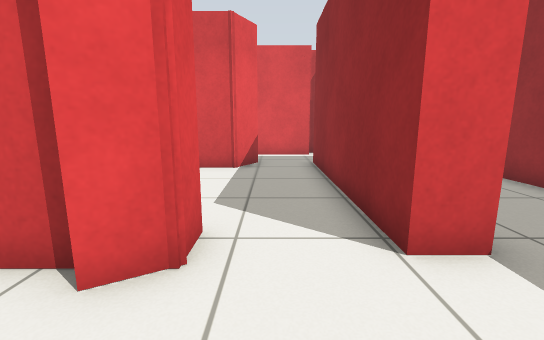
[1] (above)

17 first-person views from a walk through a Gazebo world. The camera is 0.78 m above the floor, tilts 10° down and sees 90° across. The lines on the ground mark 1 m squares. The floor is counted in squares, 0.5 m on a side. Each view is taken from the middle of a square. On the plan, view 1 faces up. The plan holds only what a view shows up to about 14 squares ahead; the rest is blank.

[2]
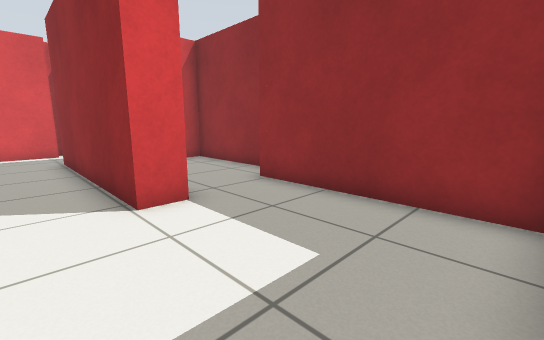

[3]
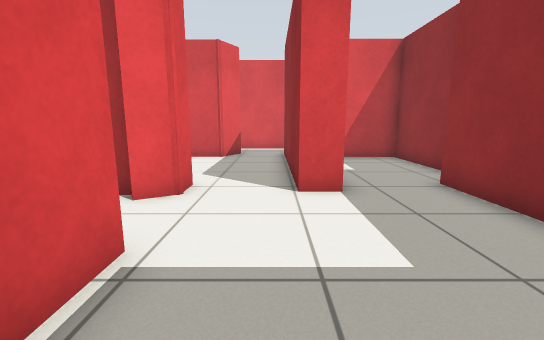

[4]
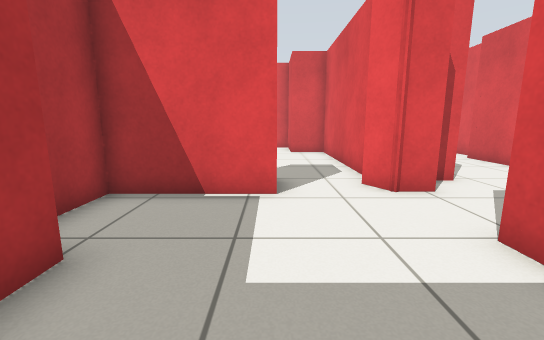

[5]
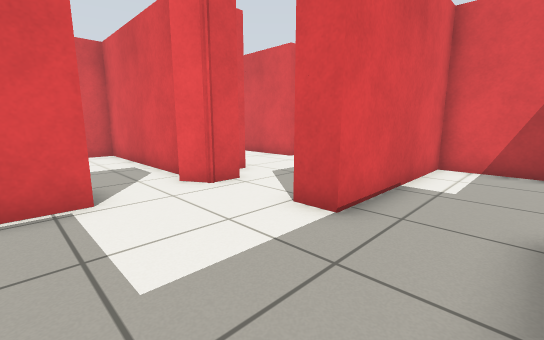

[6]
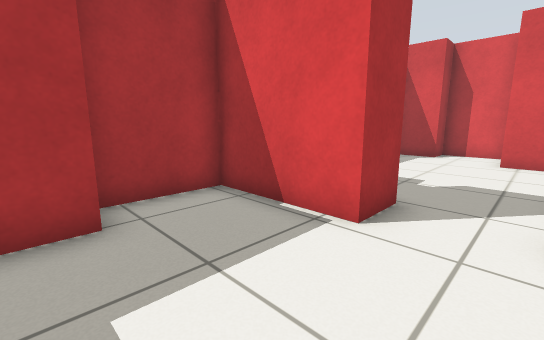

[7]
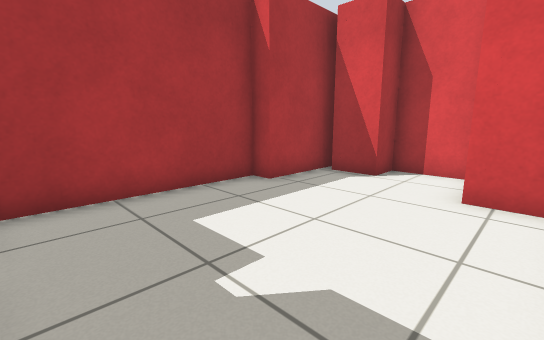

[8]
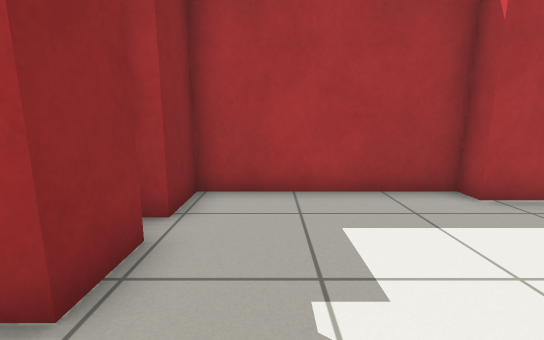

[9]
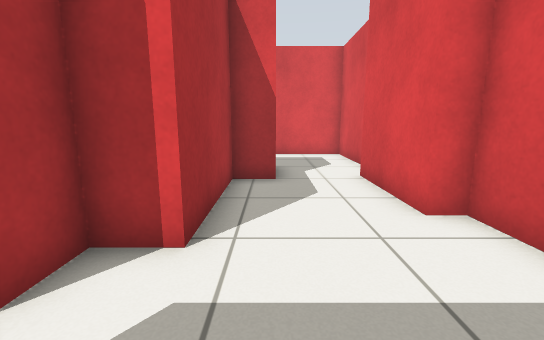

[10]
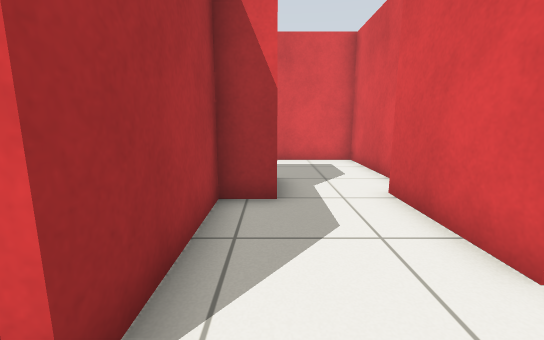

[11]
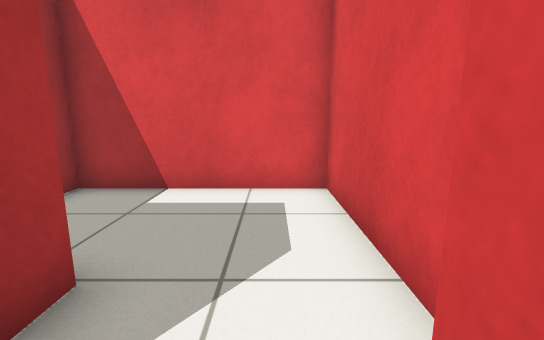

[12]
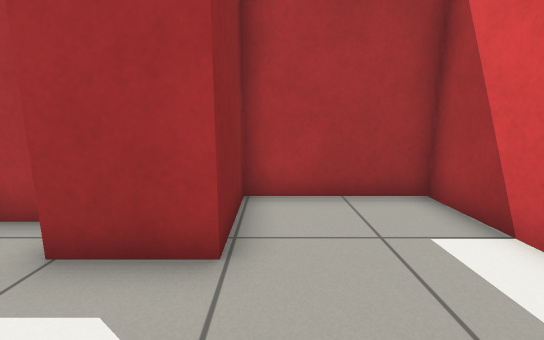

[13]
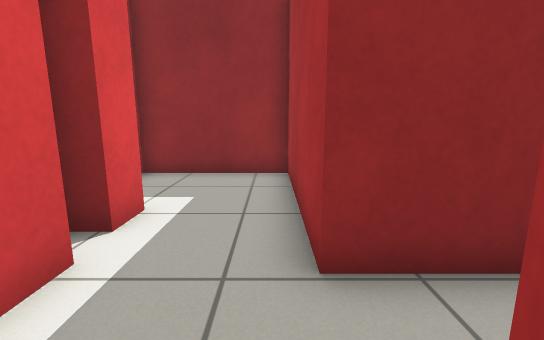

[14]
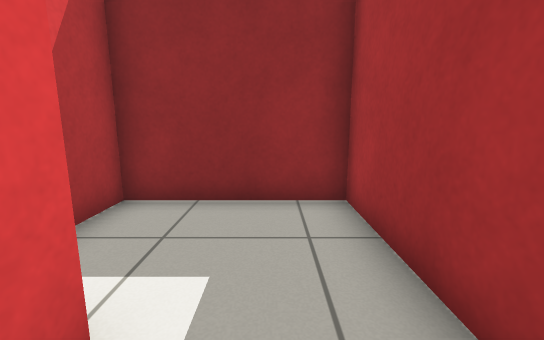

[15]
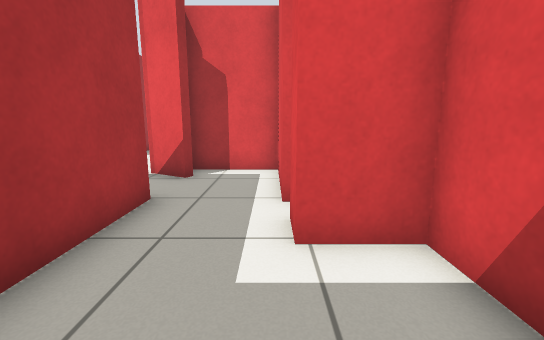

[16]
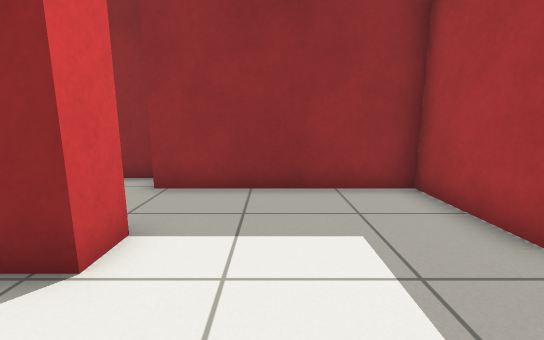

[17]
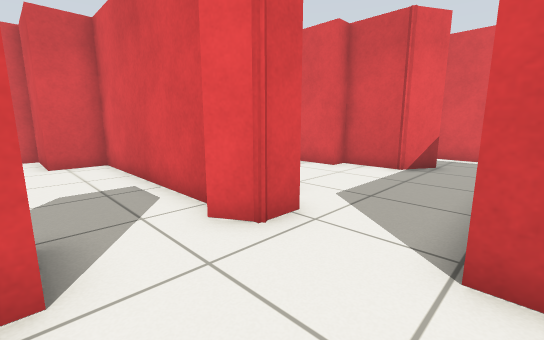

### Floor plan
Points are (right, up) in squares from view 1. A wall is a line through its corners. A room is listed if a view was taken in it or the views show most of it. See-through windows are left out.
Room 1 (views 1, 2, 3, 4, 5, 6, 16, 17)
walls: (-1, 2.8) (-1.8, 2.3) (-2, 2.7); (6.5, 4.3) (6.5, 9.3) (2.6, 9.3) (2.6, 3) (1.6, 3); (2, -2.4) (5.3, -2.4) (5.3, 3.9); (-2.3, 0.1) (-0.8, 0.1) (-0.8, -3.6) (1.9, -3.6)
ways out: opening at (-1.5, 1.5) to room 2; opening at (0.5, 3.5) to room 3
Room 2 (views 7, 8)
walls: (-2.3, -1.5) (-2.3, 0.1); (-2, 2.7) (-9.2, 2.7) (-9.2, 1) (-11.9, 1) (-11.9, -1.4) (-10.7, -1.4) (-10.7, -3); (-11.4, -3.3) (-8.2, -3.3) (-8.2, -4) (-2.3, -4) (-2.3, -2.4) (-1.8, -2.4)
ways out: opening at (-1.5, 1.5) to room 1
Room 3 (views 9, 10)
walls: (-0.5, 10.6) (-1.3, 9.3) (-3.4, 9.3) (-3.4, 8.6) (-5.6, 8.6); (-6.4, 6.1) (-6.4, 4.9) (-2.2, 4.9) (-2.2, 3.7) (-1, 3.7) (-1, 2.8); (1.6, 3) (1.6, 9.5)
ways out: opening at (0.5, 3.5) to room 1; opening at (-6.5, 7.5) to room 4; opening at (0.5, 10) to room 5
Room 4 (views 11, 12)
walls: (-7.8, 9.3) (-12.3, 9.3) (-12.3, 3.4) (-8.4, 3.4) (-8.4, 6.1) (-6.4, 6.1); (-5.6, 8.6) (-7, 8.6)
ways out: opening at (-6.5, 7.5) to room 3
Room 5 (views 13, 14, 15)
walls: (1.9, 13.3) (-1.9, 13.3) (-1.9, 10.4); (1.6, 9.5) (1.6, 10.5) (7.3, 10.5) (7.3, 15) (3.7, 15) (3.7, 13.3) (2.7, 13.3) (2.7, 14)
ways out: opening at (0.5, 10) to room 3

Positions as (right, up) in squares from view 1, and headings:
1: (0, 0), facing up
2: (0, -2), facing up-right
3: (1, -3), facing up
4: (5, 0), facing left
5: (5, -1), facing up-left
6: (3, 2), facing down-left
7: (-3, 2), facing down-left
8: (-4, 2), facing down
9: (1, 6), facing left
10: (-1, 6), facing left
11: (-6, 8), facing left
12: (-9, 9), facing down
13: (-1, 11), facing right
14: (2, 12), facing right
15: (7, 13), facing left
16: (-1, 1), facing right
17: (2, 0), facing up-left
